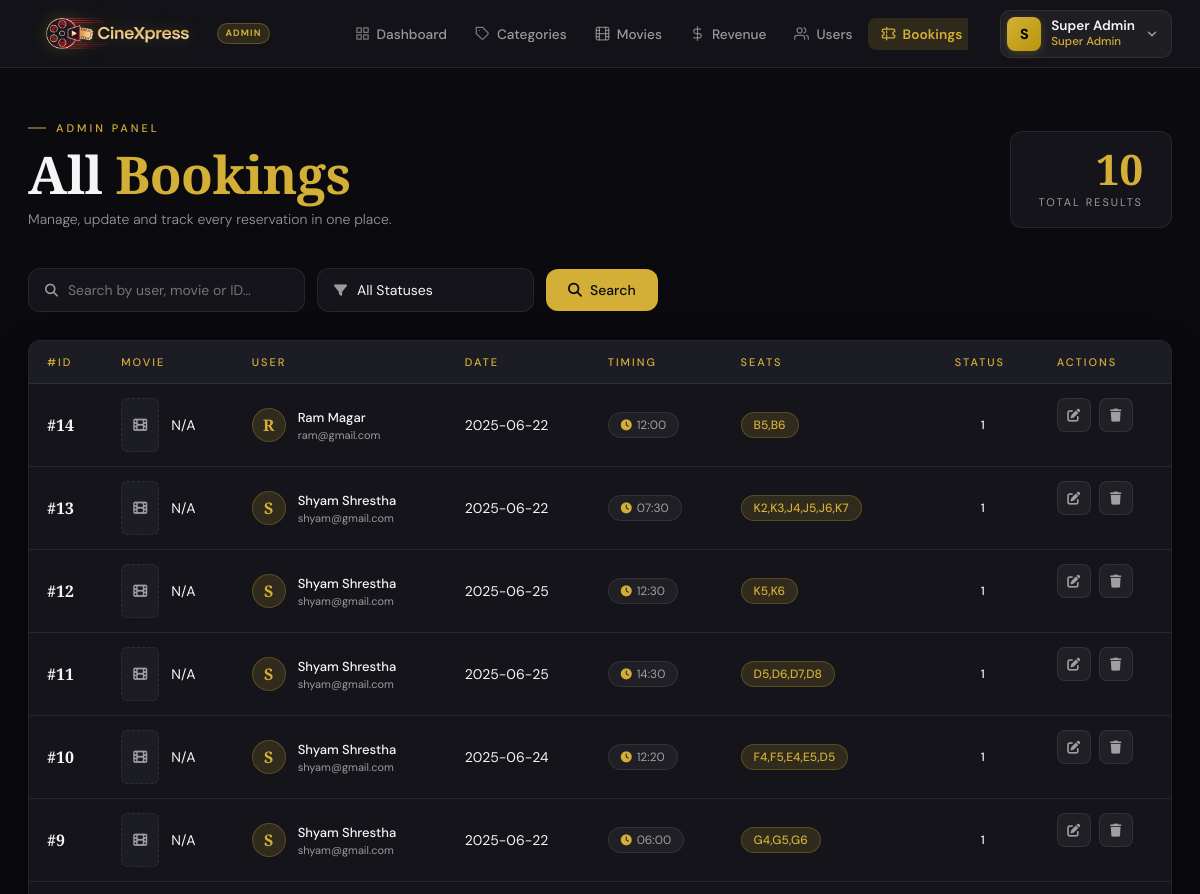
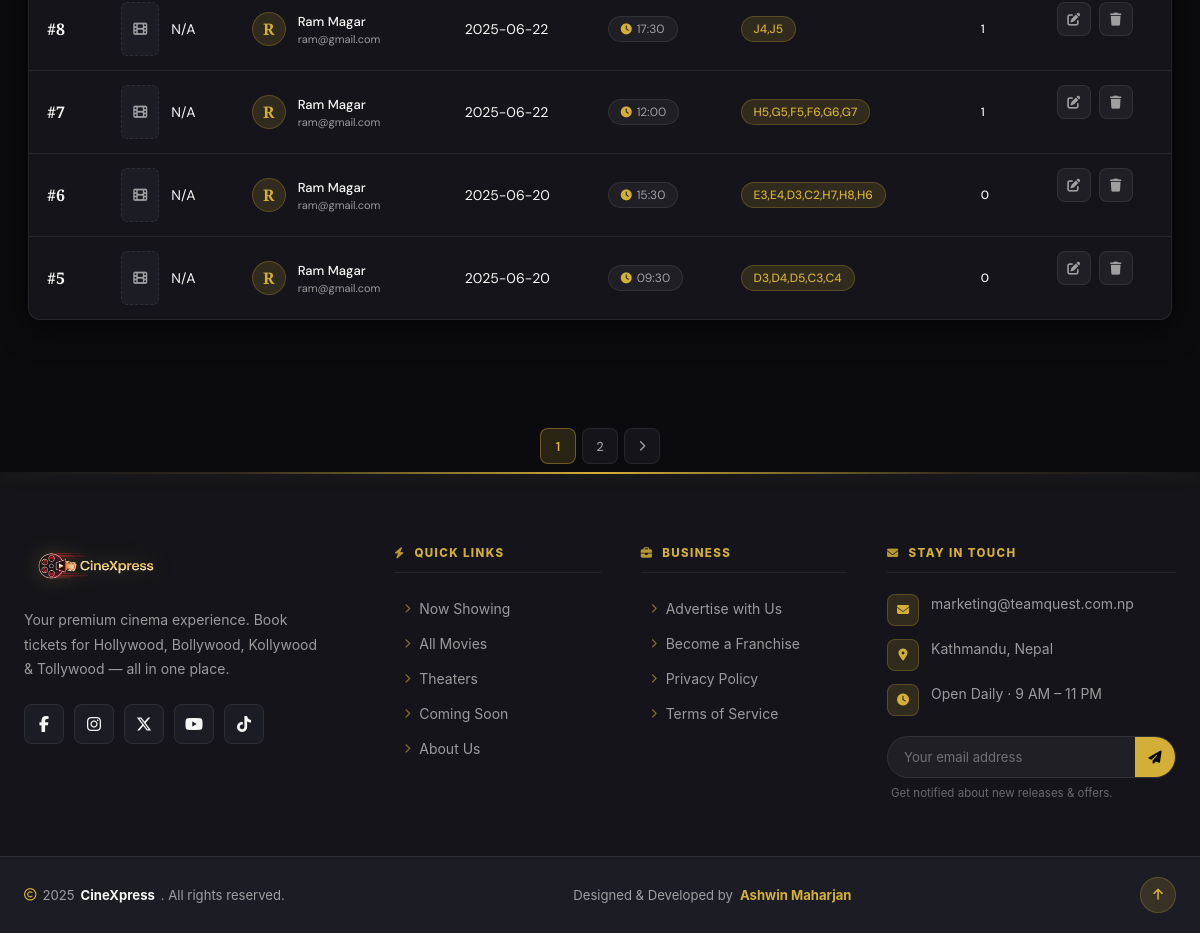
The page /admin/viewallbooking.php on the database as committed earlier (2 pictures, top to bottom).
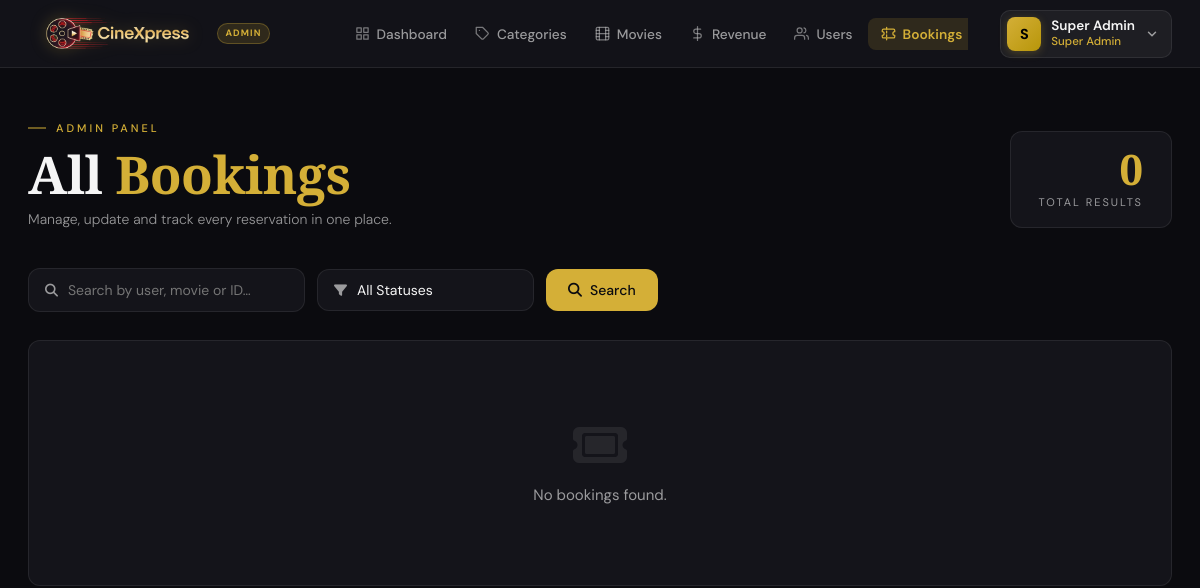
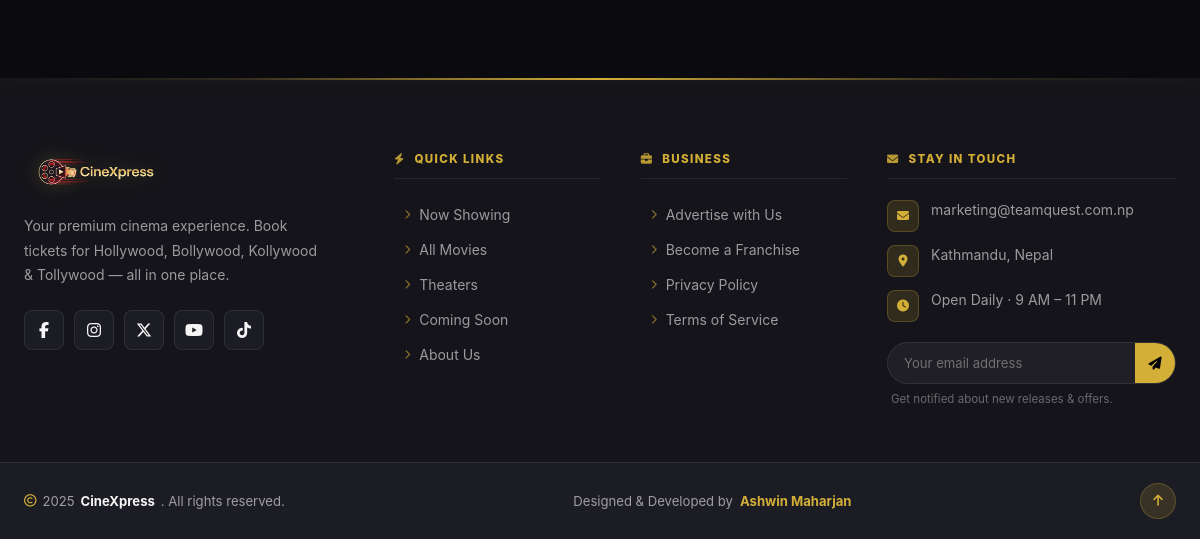
The same page on the database as committed later (2 pictures, top to bottom).
### tables this page shows
CREATE TABLE `booking` (
  `bookingid`               INT(11)                                        NOT NULL AUTO_INCREMENT,
  `movieid`                 INT(11)                                        NOT NULL,
  `booking_date`            DATE                                           NOT NULL,
  `timing`                  VARCHAR(50)                                    NOT NULL,
  `seats`                   TEXT                                           NOT NULL,
  `userid`                  INT(11)                                        NOT NULL,
  `status`                  ENUM('pending','confirmed','failed','cancelled') NOT NULL DEFAULT 'pending',
  `esewa_transaction_uuid`  VARCHAR(100)                                   DEFAULT NULL,
  `esewa_ref_id`            VARCHAR(100)                                   DEFAULT NULL,
  PRIMARY KEY (`bookingid`),
  KEY `fk_booking_movie`  (`movieid`),
  KEY `fk_booking_user`   (`userid`),
  CONSTRAINT `fk_booking_movie`
    FOREIGN KEY (`movieid`) REFERENCES `movies` (`movieid`)
    ON UPDATE CASCADE,
  CONSTRAINT `fk_booking_user`
    FOREIGN KEY (`userid`) REFERENCES `users` (`userid`)
    ON UPDATE CASCADE
);

CREATE TABLE `users` (
  `userid`       INT(11)       NOT NULL AUTO_INCREMENT,
  `name`         VARCHAR(100)  NOT NULL,
  `email`        VARCHAR(100)  NOT NULL,
  `password`     VARCHAR(255)  NOT NULL,
  `roletype`     TINYINT(1)    NOT NULL DEFAULT 2 COMMENT '1 = Admin, 2 = User',
  `phone_number` VARCHAR(20)   NOT NULL,
  `profile_pic`  VARCHAR(1000) NOT NULL DEFAULT '',
  PRIMARY KEY (`userid`),
  UNIQUE KEY `uq_email` (`email`)
);

### admin/viewallbooking.php (the view, shortened to what the rows shown need)
<?php
include("connect.php");
include("admin_header.php");
$where = "WHERE 1=1";
$per_page    = 10;
$page        = isset($_GET['page']) ? max(1, intval($_GET['page'])) : 1;
$offset      = ($page - 1) * $per_page;
$sql = "
    SELECT b.bookingid, b.booking_date, b.timing, b.seats, b.status,
           m.title AS movie_title, m.image AS movie_image,
           u.name AS user_name, u.email AS user_email
    FROM booking b
    LEFT JOIN movies m ON b.movieid = m.movieid
    LEFT JOIN users  u ON b.userid  = u.userid
    $where
    ORDER BY b.bookingid DESC
    LIMIT $per_page OFFSET $offset
";
$result = mysqli_query($con, $sql);
$total  = mysqli_num_rows($result);
?>
<!DOCTYPE html>
<html lang="en">
<head>
    <link rel="stylesheet" href="../css/view_all_booking.css">
    <link rel="stylesheet" href="https://cdnjs.cloudflare.com/ajax/libs/font-awesome/6.5.0/css/all.min.css">
</head>
<body>
<div class="ab-wrap">
    <div class="ab-header">
        <div class="ab-header__left">
            <h1 class="ab-header__title">All <span class="gold">Bookings</span></h1>
        </div>
    </div>
    <?php if ($total === 0): ?>
    <div class="ab-empty">
        <i class="fa fa-ticket"></i>
        <p>No bookings found.</p>
    </div>
    <?php else: ?>
    <div class="ab-table-wrap">
        <table class="ab-table">
            <thead>
                <tr>
                    <th>#ID</th>
                    <th>Movie</th>
                    <th>User</th>
                    <th>Date</th>
                    <th>Timing</th>
                    <th>Seats</th>
                    <th>Status</th>
                    <th>Actions</th>
                </tr>
            </thead>
            <tbody>
            <?php while ($row = mysqli_fetch_assoc($result)): ?>
            <tr>
                <td class="td-id">#<?= $row['bookingid'] ?></td>
                <td class="td-movie">
                    <div class="movie-cell">
                        <?php if ($row['movie_image']): ?>
                            <img src="<?= htmlspecialchars($row['movie_image']) ?>" alt="poster" class="movie-thumb">
                        <?php else: ?>
                            <div class="movie-thumb movie-thumb--placeholder"><i class="fa fa-film"></i></div>
                        <?php endif; ?>
                        <span><?= htmlspecialchars($row['movie_title'] ?? 'N/A') ?></span>
                    </div>
                </td>
                <td class="td-user">
                    <div class="user-cell">
                        <div class="user-avatar"><?= strtoupper(substr($row['user_name'] ?? 'U', 0, 1)) ?></div>
                        <div>
                            <div class="user-name"><?= htmlspecialchars($row['user_name'] ?? 'N/A') ?></div>
                            <div class="user-email"><?= htmlspecialchars($row['user_email'] ?? '') ?></div>
                        </div>
                    </div>
                </td>
                <td><?= htmlspecialchars($row['booking_date']) ?></td>
                <td><span class="timing-badge"><i class="fa fa-clock"></i> <?= htmlspecialchars($row['timing']) ?></span></td>
                <td><span class="seats-badge"><?= htmlspecialchars($row['seats']) ?></span></td>
                <td>
                    <span class="status-badge status-badge--<?= strtolower($row['status']) ?>">
                        <?= ucfirst($row['status']) ?>
                    </span>
                </td>
                <td class="td-actions">
                    <button class="btn-icon btn-icon--edit" title="Change Status"
                        onclick="openStatusModal(<?= $row['bookingid'] ?>, '<?= $row['status'] ?>')">
                        <i class="fa fa-pen-to-square"></i>
                    </button>
                    <button class="btn-icon btn-icon--delete" title="Delete Booking"
                        onclick="openDeleteModal(<?= $row['bookingid'] ?>)">
                        <i class="fa fa-trash"></i>
                    </button>
                </td>
            </tr>
            <?php endwhile; ?>
            </tbody>
        </table>
    </div>
    <?php endif; ?>
</div>
<?php include("footer.php")?>
</body>
</html>

Rows that differ between the two databases and show on the page:
removed booking: bookingid "14", movie_title "N/A", userid.name "R", userid.name "Ram Magar", userid.email "ram@gmail.com", booking_date "2025-06-22", timing "12:00", seats "B5,B6", status "1"
removed booking: bookingid "13", movie_title "N/A", userid.name "S", userid.name "Shyam Shrestha", userid.email "shyam@gmail.com", booking_date "2025-06-22", timing "07:30", seats "K2,K3,J4,J5,J6,K7", status "1"
removed booking: bookingid "12", movie_title "N/A", userid.name "S", userid.name "Shyam Shrestha", userid.email "shyam@gmail.com", booking_date "2025-06-25", timing "12:30", seats "K5,K6", status "1"
removed booking: bookingid "11", movie_title "N/A", userid.name "S", userid.name "Shyam Shrestha", userid.email "shyam@gmail.com", booking_date "2025-06-25", timing "14:30", seats "D5,D6,D7,D8", status "1"
removed booking: bookingid "10", movie_title "N/A", userid.name "S", userid.name "Shyam Shrestha", userid.email "shyam@gmail.com", booking_date "2025-06-24", timing "12:20", seats "F4,F5,E4,E5,D5", status "1"
removed booking: bookingid "9", movie_title "N/A", userid.name "S", userid.name "Shyam Shrestha", userid.email "shyam@gmail.com", booking_date "2025-06-22", timing "06:00", seats "G4,G5,G6", status "1"
removed booking: bookingid "8", movie_title "N/A", userid.name "R", userid.name "Ram Magar", userid.email "ram@gmail.com", booking_date "2025-06-22", timing "17:30", seats "J4,J5", status "1"
removed booking: bookingid "7", movie_title "N/A", userid.name "R", userid.name "Ram Magar", userid.email "ram@gmail.com", booking_date "2025-06-22", timing "12:00", seats "H5,G5,F5,F6,G6,G7", status "1"
removed booking: bookingid "6", movie_title "N/A", userid.name "R", userid.name "Ram Magar", userid.email "ram@gmail.com", booking_date "2025-06-20", timing "15:30", seats "E3,E4,D3,C2,H7,H8,H6", status "0"
removed booking: bookingid "5", movie_title "N/A", userid.name "R", userid.name "Ram Magar", userid.email "ram@gmail.com", booking_date "2025-06-20", timing "09:30", seats "D3,D4,D5,C3,C4", status "0"
Other text that changed with them:
$total: "10" → "0"
text no longer shown: "#ID MOVIE USER DATE TIMING SEATS STATUS ACTIONS"
text now shown: "No bookings found."
list line gone: "1"
list line gone: "2"
